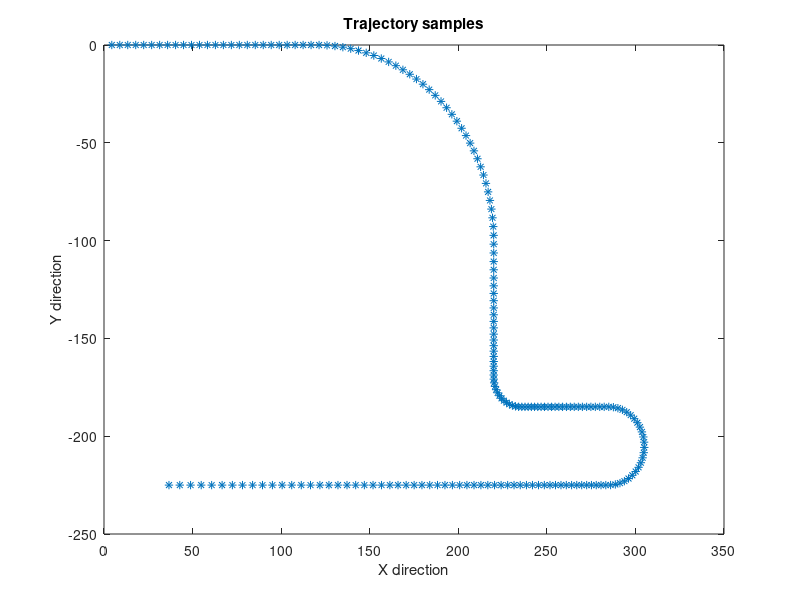
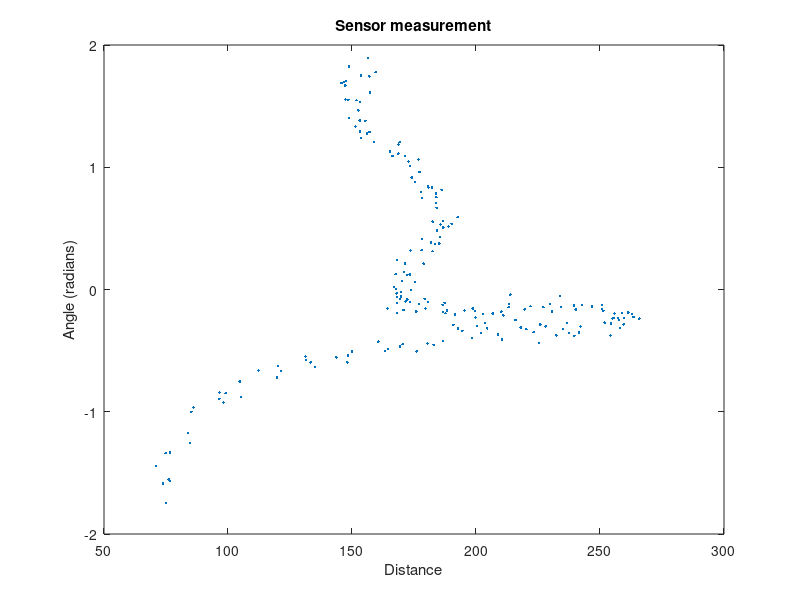
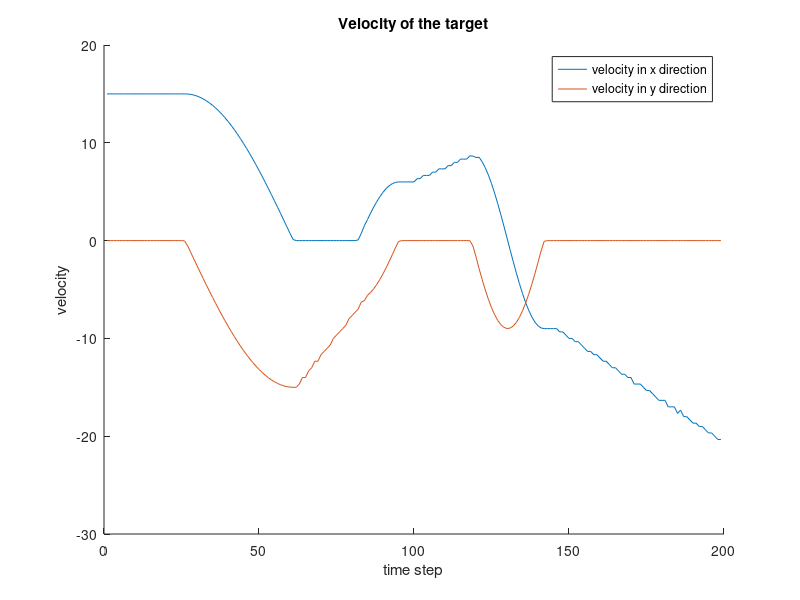

MATLAB code for these plots, in order: (Note: this script raises an error after producing the figures.)
clc;clear
close all
%% Generate Samples
load('Xk.mat')
s = [50;-150];
len = size(Xk,2);
d = zeros(1,len);
theta = zeros(1,len);
for i = 1:len
    d(i) = sqrt((Xk(1,i)-s(1))^2+(Xk(2,i)-s(2))^2);
    theta(i) = atan2(Xk(2,i)-s(2),Xk(1,i)-s(1));
    %         if theta(i) < 0
    %             theta(i) = theta(i) + pi;
    %         end
end

y_hat = [d + 3*randn(size(d));theta + 0.015*pi*randn(size(theta))];
%y_hat = [d;theta];

figure
plot(Xk(1,:),Xk(2,:),'*')
title('Trajectory samples');
xlabel('X direction');
ylabel('Y direction')

figure
plot(y_hat(1,:),y_hat(2,:),'.')
title('Sensor measurement')
xlabel('Distance');
ylabel('Angle (radians)');

%% Cubature Kalman filter (CV model)
T = 0.3;
v_x = diff(Xk(1,:))/T;
v_y = diff(Xk(2,:))/T;

figure
hold on
plot(v_x)
plot(v_y)
xlabel('time step')
ylabel('velocity')
title('Velocity of the target')
legend('velocity in x direction','velocity in y direction')

sigmaCV = 2; % motion noise (setting manually)

% dist = zeros(96,1);
% j = 1;
% for sigmaCV = 0.5:0.1:10

A_cv = kron([1 T;0 1],eye(2));
Q_cv = sigmaCV^2*kron([T^3/3 T^2/2;T^2/2 T],eye(2));
R = [3^2 0;0 (0.015*pi)^2];
%R = zeros(2,2);

dim = 4;
P = zeros(dim,dim,len);
x = zeros(dim,len);
P(:,:,1) = eye(dim); % initial covariance
x(:,1) = [Xk(1,1);Xk(2,1);v_x(1);v_y(1)]; % initial state


for i = 2:len
    chi = sigmaPoints(x(:,i-1),P(:,:,i-1),dim); % generate sigma points
    x(:,i) = 1/(2*dim)*sum(A_cv*chi,2); % predicted state
    P(:,:,i) = Q_cv + 1/(2*dim)*motionCov(A_cv,chi,x(:,i),dim); % predicted covariance
    % Update step
    chi = sigmaPoints(x(:,i),P(:,:,i),dim);
    measurements = H_meas(chi,dim,s);
    y = 1/(2*dim)*sum(measurements,2);
    Pxy = 1/(2*dim)*sum(P_xy(measurements, chi, x(:,i), y, dim ),3);
    S = R + 1/(2*dim)*sum(measCov( measurements, dim, y ),3);
    x(:,i) = x(:,i) + Pxy/S*(y_hat(:,i)-y);
    P(:,:,i) = P(:,:,i) - Pxy/S*Pxy';
end

% for idx = 1:len-1
%     dist(j) = dist(j) + (x(:,idx)-[Xk(:,idx);v_x(idx);v_y(idx)])'*(x(:,idx)-[Xk(:,idx);v_x(idx);v_y(idx)]);
% end
% j = j + 1;
% end

figure
hold on
plot(x(1,:),x(2,:),'*')
plot(Xk(1,:),Xk(2,:))
title('Estimation of CV model using cubature rule');
legend('estimation','true trajectory')
xlabel('X direction')
ylabel('Y direction')

figure
hold on
plot(x(3,:),x(4,:),'*')
plot(v_x,v_y)
title('Velocity estimation of CV model using cubature rule');
xlabel('X direction')
ylabel('Y direction')
legend('estimation','true value')

%% Cubature Kalman filter (CA model)
a_x = diff(v_x)/T;
a_y = diff(v_y)/T;

figure
hold on
plot(a_x)
plot(a_y)
xlabel('time step')
ylabel('acceleration')
title('Acceleration of the target')
legend('Acceleration in x direction','Acceleration in y direction')

sigmaCA = 0.5; % motion noise (setting manually)
% dist = zeros(96,1);
% j = 1;
% for sigmaCA = 0.5:0.1:10

A_ca = kron([1 T T^2/2;0 1 T;0 0 1],eye(2));
Q_ca = sigmaCA^2*kron([T^5/20 T^4/8 T^3/6;T^4/8 T^3/3 T^2/2;...
    T^3/6 T^2/2 T],eye(2));

dim = 6;
P = zeros(dim,dim,len);
x = zeros(dim,len);
P(:,:,1) = eye(dim); % initial covariance
x(:,1) = [Xk(1,1);Xk(2,1);v_x(1);v_y(1);a_x(1);a_y(1)]; % initial state

for i = 2:len
    chi = sigmaPoints(x(:,i-1),P(:,:,i-1),dim); % generate sigma points
    x(:,i) = 1/(2*dim)*sum(A_ca*chi,2); % predicted state
    P(:,:,i) = Q_ca + 1/(2*dim)*motionCov(A_ca,chi,x(:,i),dim); % predicted covariance
    % Update step
    chi = sigmaPoints(x(:,i),P(:,:,i),dim);
    measurements = H_meas(chi,dim,s);
    y = 1/(2*dim)*sum(measurements,2);
    Pxy = 1/(2*dim)*sum(P_xy( measurements, chi, x(:,i), y, dim ),3);
    S = R + 1/(2*dim)*sum(measCov( measurements, dim, y ),3);
    x(:,i) = x(:,i) + Pxy/S*(y_hat(:,i)-y);
    P(:,:,i) = P(:,:,i) - Pxy/S*Pxy';
end

% for idx = 1:len-2
%     dist(j) = dist(j) + (x(1:4,idx)-[Xk(:,idx);v_x(idx);v_y(idx)])'*(x(1:4,idx)-[Xk(:,idx);v_x(idx);v_y(idx)]);
% end
% j = j + 1;
% end

figure
hold on
plot(x(1,:),x(2,:),'*')
plot(Xk(1,:),Xk(2,:))
title('Estimation of CA model using cubature rule');
xlabel('X direction')
ylabel('Y direction')
legend('estimation','true value')

figure
hold on
plot(x(3,:),x(4,:),'*')
plot(v_x,v_y)
title('Velocity estimation of CA model using cubature rule');
xlabel('X direction')
ylabel('Y direction')
legend('estimation','true value')

%% Cubature RTS smoother (CV model)
sigmaCV = 2; % motion noise (setting manually)
A_cv = kron([1 T;0 1],eye(2));
Q_cv = sigmaCV^2*kron([T^3/3 T^2/2;T^2/2 T],eye(2));
R = [3^2 0;0 (0.015*pi)^2];
%R = zeros(2,2);

dim = 4;
P_predict = zeros(dim,dim,len-1);
Pkk = zeros(dim,dim,len-1);
P_update = zeros(dim,dim,len);
x_predict = zeros(dim,len-1);
x_update = zeros(dim,len);
P_update(:,:,1) = eye(dim); % initial covariance
x_update(:,1) = [Xk(1,1);Xk(2,1);v_x(1);v_y(1)]; % initial state

% Forward filtering
for i = 2:len
    chi = sigmaPoints(x_update(:,i-1),P_update(:,:,i-1),dim); % generate sigma points
    x_predict(:,i-1) = 1/(2*dim)*sum(A_cv*chi,2); % predicted state
    P_predict(:,:,i-1) = Q_cv + 1/(2*dim)*motionCov(A_cv,chi,x_predict(:,i-1),dim); % predicted covariance
    % Pkk
    Pkk(:,:,i-1) = 1/(2*dim)*P_kk( A_cv,chi,x_predict(:,i-1),x_update(:,i-1),dim );
    
    % Update step
    chi = sigmaPoints(x_predict(:,i-1),P_predict(:,:,i-1),dim);
    measurements = H_meas(chi,dim,s);
    y = 1/(2*dim)*sum(measurements,2);
    Pxy = 1/(2*dim)*sum(P_xy(measurements,chi,x_predict(:,i-1),y,dim),3);
    S = R + 1/(2*dim)*sum(measCov(measurements,dim,y),3);
    x_update(:,i) = x_predict(:,i-1) + Pxy/S*(y_hat(:,i)-y);
    P_update(:,:,i) = P_predict(:,:,i-1) - Pxy/S*Pxy';
end


x_smooth = zeros(dim,len);
P_smooth = zeros(dim,dim,len);
x_smooth(:,end) = x_update(:,end);
P_smooth(:,:,end) = P_update(:,:,end);
G = zeros(dim,dim,len-1);
% Backward recursion
for i = 1:len-1
    G(:,:,i) =Pkk(:,:,end-i+1)/P_predict(:,:,end-i+1);
    x_smooth(:,end-i) = x_update(:,end-i) + G(:,:,i)*...
        (x_smooth(:,end-i+1) - x_predict(:,end-i+1));
    P_smooth(:,:,end-i) = P_update(:,:,end-i) + G(:,:,i)*...
        (P_smooth(:,:,end-i+1) - P_predict(:,:,end-i+1))*G(:,:,i)';
end


figure
hold on
plot(Xk(1,:),Xk(2,:))
plot(x_update(1,:),x_update(2,:),'.-')
plot(x_smooth(1,:),x_smooth(2,:),'o')
title('Estimation of trajectory using CV model using RTS smoother');
xlabel('X direction')
ylabel('Y direction')
legend('true trajectory','filtering trajectory','smoothing trajectory')

figure
hold on
plot(v_x,v_y);
plot(x_update(3,:),x_update(4,:),'*')
plot(x_smooth(3,:),x_smooth(4,:),'o')
title('Estimation of velocity using CV model using RTS smoother');
xlabel('X direction')
ylabel('Y direction')
legend('true velocity','filtering velocity','smoothing velocity')


%% No measurements between time step 150~175
sigmaCV = 2; % motion noise (setting manually)
A_cv = kron([1 T;0 1],eye(2));
Q_cv = sigmaCV^2*kron([T^3/3 T^2/2;T^2/2 T],eye(2));
R = [3^2 0;0 (0.015*pi)^2];
%R = zeros(2,2);

dim = 4;
P_predict = zeros(dim,dim,len-1);
P_update = zeros(dim,dim,len);
x_predict = zeros(dim,len-1);
x_update = zeros(dim,len);
P_update(:,:,1) = eye(dim); % initial covariance
x_update(:,1) = [Xk(1,1);Xk(2,1);v_x(1);v_y(1)]; % initial state

% Forward filtering
for i = 2:len
    chi = sigmaPoints(x_update(:,i-1),P_update(:,:,i-1),dim); % generate sigma points
    x_predict(:,i-1) = 1/(2*dim)*sum(A_cv*chi,2); % predicted state
    P_predict(:,:,i-1) = Q_cv + 1/(2*dim)*motionCov(A_cv,chi,x_predict(:,i-1),dim); % predicted covariance
    % Update step
    chi = sigmaPoints(x_predict(:,i-1),P_predict(:,:,i-1),dim);
    measurements = H_meas(chi,dim,s);
    y = 1/(2*dim)*sum(measurements,2);
    Pxy = 1/(2*dim)*sum(P_xy(measurements,chi,x_predict(:,i-1),y,dim),3);
    S = R + 1/(2*dim)*sum(measCov(measurements,dim,y),3);
    if i >= 150 && i <= 175
        x_update(:,i) = x_predict(:,i-1);
        P_update(:,:,i) = P_predict(:,:,i-1);
    else
        x_update(:,i) = x_predict(:,i-1) + Pxy/S*(y_hat(:,i)-y);
        P_update(:,:,i) = P_predict(:,:,i-1) - Pxy/S*Pxy';
    end
end


x_smooth = zeros(dim,len);
P_smooth = zeros(dim,dim,len);
x_smooth(:,end) = x_update(:,end);
P_smooth(:,:,end) = P_update(:,:,end);
G = zeros(dim,dim,len-1);
% Backward recursion
for i = 1:len-1
    G(:,:,i) = P_update(:,:,end-i)*A_cv'/P_predict(:,:,end-i+1);
    x_smooth(:,end-i) = x_update(:,end-i) + G(:,:,i)*...
        (x_smooth(:,end-i+1) - x_predict(:,end-i+1));
    P_smooth(:,:,end-i) = P_update(:,:,end-i) + G(:,:,i)*...
        (P_smooth(:,:,end-i+1) - P_predict(:,:,end-i+1))*G(:,:,i)';
end


figure
hold on
plot(x_update(1,:),x_update(2,:),'.-')
plot(x_smooth(1,:),x_smooth(2,:),'*')
title('Estimation of trajectory using CV model using RTS smoother with few time steps missing');
xlabel('X direction')
ylabel('Y direction')
legend('Kalman filtering','RTS smoother')

figure
hold on
plot(x_update(3,:),x_update(4,:),'.-')
plot(x_smooth(3,:),x_smooth(4,:),'*')
title('Estimation of velocity using CV model using RTS smoother with few time steps missing');
xlabel('X direction')
ylabel('Y direction')
legend('Kalman filtering','RTS smoother')

%% MSE for individual state elements
trial = 100;
se_px = zeros(trial,len);
se_py = zeros(trial,len);
se_vx = zeros(trial,len-1);
se_vy = zeros(trial,len-1);
covPosterior1 = zeros(dim,len,trial);
covPosterior2 = zeros(dim,len,trial);
for t = 1:trial
    y_hat = [d + 3*randn(size(d));theta + 0.015*pi*randn(size(theta))];
    dim = 4;
    P_predict = zeros(dim,dim,len-1);
    Pkk = zeros(dim,dim,len-1);
    P_update = zeros(dim,dim,len);
    x_predict = zeros(dim,len-1);
    x_update = zeros(dim,len);
    P_update(:,:,1) = eye(dim); % initial covariance
    x_update(:,1) = [Xk(1,1);Xk(2,1);v_x(1);v_y(1)]; % initial state
    
    % Forward filtering
    for i = 2:len
        chi = sigmaPoints(x_update(:,i-1),P_update(:,:,i-1),dim); % generate sigma points
        x_predict(:,i-1) = 1/(2*dim)*sum(A_cv*chi,2); % predicted state
        P_predict(:,:,i-1) = Q_cv + 1/(2*dim)*motionCov(A_cv,chi,x_predict(:,i-1),dim); % predicted covariance
        % Pkk
        Pkk(:,:,i-1) = 1/(2*dim)*P_kk( A_cv,chi,x_predict(:,i-1),x_update(:,i-1),dim );
        
        % Update step
        chi = sigmaPoints(x_predict(:,i-1),P_predict(:,:,i-1),dim);
        measurements = H_meas(chi,dim,s);
        y = 1/(2*dim)*sum(measurements,2);
        Pxy = 1/(2*dim)*sum(P_xy(measurements,chi,x_predict(:,i-1),y,dim),3);
        S = R + 1/(2*dim)*sum(measCov(measurements,dim,y),3);
        x_update(:,i) = x_predict(:,i-1) + Pxy/S*(y_hat(:,i)-y);
        P_update(:,:,i) = P_predict(:,:,i-1) - Pxy/S*Pxy';
    end
    
    
    x_smooth = zeros(dim,len);
    P_smooth = zeros(dim,dim,len);
    x_smooth(:,end) = x_update(:,end);
    P_smooth(:,:,end) = P_update(:,:,end);
    G = zeros(dim,dim,len-1);
    % Backward recursion
    for i = 1:len-1
        G(:,:,i) =Pkk(:,:,end-i+1)/P_predict(:,:,end-i+1);
        x_smooth(:,end-i) = x_update(:,end-i) + G(:,:,i)*...
            (x_smooth(:,end-i+1) - x_predict(:,end-i+1));
        P_smooth(:,:,end-i) = P_update(:,:,end-i) + G(:,:,i)*...
            (P_smooth(:,:,end-i+1) - P_predict(:,:,end-i+1))*G(:,:,i)';
    end
    
    
    for i = 1:len
        covPosterior1(:,i,t) = diag(P_update(:,:,i));
        covPosterior2(:,i,t) = diag(P_smooth(:,:,i));
    end
    se_px(t,:) = (x_update(1,:) - Xk(1,:)).^2;
    se_py(t,:) = (x_update(2,:) - Xk(2,:)).^2;
    se_vx(t,:) = (x_update(3,1:end-1) - v_x).^2;
    se_vy(t,:) = (x_update(4,1:end-1) - v_y).^2;
    
    se_px2(t,:) = (x_smooth(1,:) - Xk(1,:)).^2;
    se_py2(t,:) = (x_smooth(2,:) - Xk(2,:)).^2;
    se_vx2(t,:) = (x_smooth(3,1:end-1) - v_x).^2;
    se_vy2(t,:) = (x_smooth(4,1:end-1) - v_y).^2;
    
end
mse_px = mean(se_px);
mse_py = mean(se_py);
mse_vx = mean(se_vx);
mse_vy = mean(se_vy);

mse_px2 = mean(se_px2);
mse_py2 = mean(se_py2);
mse_vx2 = mean(se_vx2);
mse_vy2 = mean(se_vy2);


averageCov1 = mean(covPosterior1,3);
averageCov2 = mean(covPosterior2,3);

figure
hold on
plot(averageCov1');
xlabel('time step')
ylabel('posterior covariance')
title('Average Posterior covariance (filtering) of individual state over 100 simulations')
legend('position x','position y','velocity x','velocity y')


figure
hold on
plot(averageCov2');
xlabel('time step')
ylabel('posterior covariance')
title('Average Posterior covariance (smoothing) of individual state over 100 simulations')
legend('position x','position y','velocity x','velocity y')

figure
hold on
plot(mse_px)
plot(mse_py)
plot(mse_vx)
plot(mse_vy)
xlabel('time step')
ylabel('mean square error for filtering')
title('Mean square error (filtering) of individual state over 100 simulations')
legend('position x','position y','velocity x','velocity y')

figure
hold on
plot(mse_px2)
plot(mse_py2)
plot(mse_vx2)
plot(mse_vy2)
xlabel('time step')
ylabel('mean square error for filtering')
title('Mean square error (smoothing) of individual state over 100 simulations')
legend('position x','position y','velocity x','velocity y')
